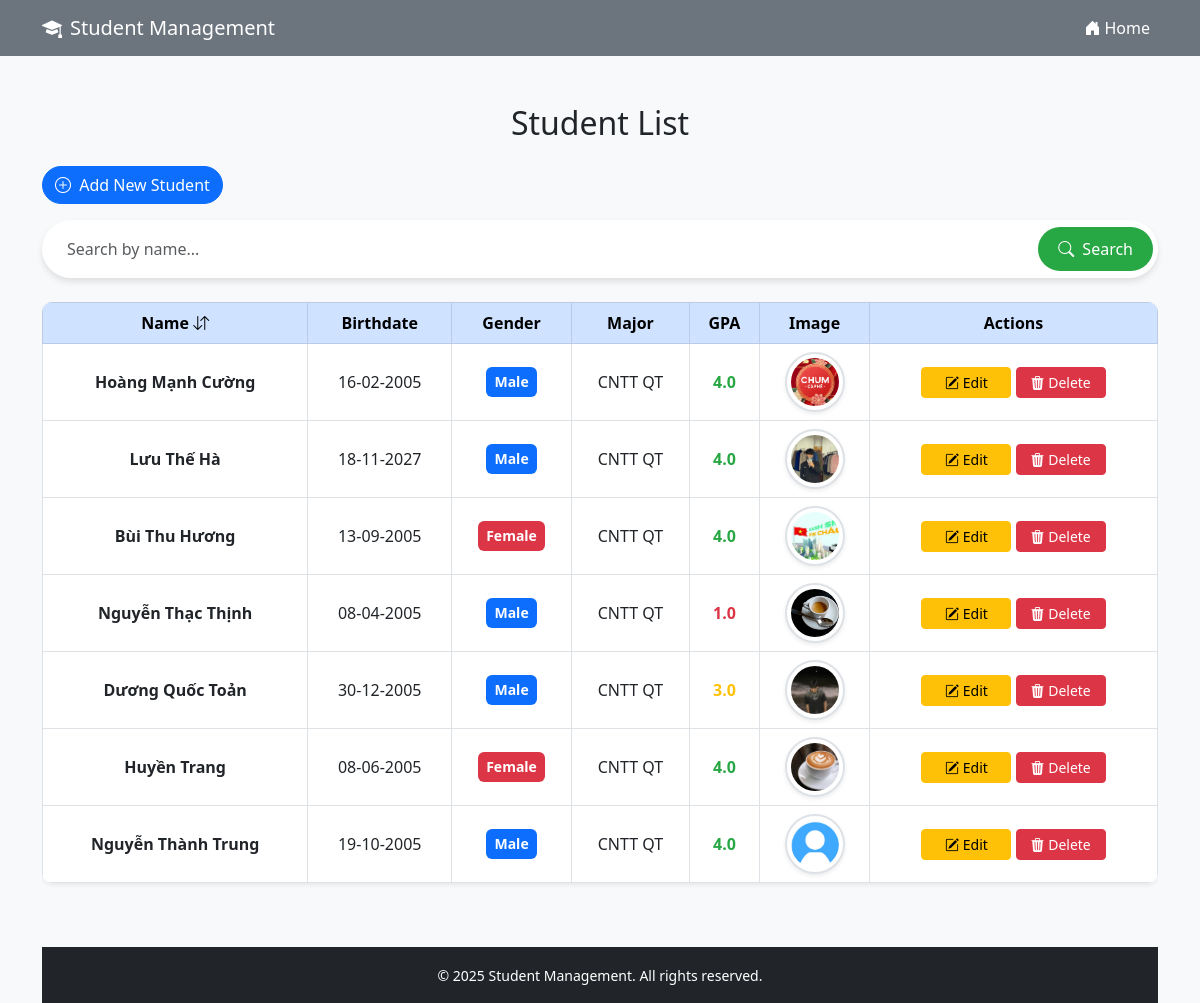
/students, run on the app's committed database.
### tables this page shows
CREATE TABLE students (
            id INTEGER PRIMARY KEY AUTOINCREMENT,
            name TEXT NOT NULL,
            birthdate TEXT,
            gender TEXT,
            department TEXT,
            gpa REAL
        , image TEXT);

### app.py (the view)
@app.route('/students')
def students():
    q = request.args.get('q', '')  # Lấy từ khoá tìm kiếm nếu có
    list_students = StudentController.get_students(q)
    return render_template('index.html', students=list_students)

### controller/student_controller.py (called while the page is built)
    @staticmethod
    def get_students(search_query=""):
        if search_query:
            return StudentModel.search_students(search_query)
        return StudentModel.get_students()

### model/student_model.py (called while the page is built)
    @staticmethod
    def get_students():
        with sqlite3.connect(DB_NAME) as conn:
            cursor = conn.cursor()
            cursor.execute("SELECT * FROM students")
            students = cursor.fetchall()
        formatted_students = []
        for student in students:
            student_id, name, birthdate, gender, department, gpa, image = student
            try:
                birthdate = datetime.strptime(birthdate, "%Y-%m-%d").strftime("%d-%m-%Y")
            except ValueError:
                pass  # Giữ nguyên nếu không thể chuyển đổi
            formatted_students.append((student_id, name, birthdate, gender, department, gpa, image))
        formatted_students.sort(key=lambda x: x[1].split()[-1])  # Lấy phần cuối cùng của tên
        return formatted_students

### templates/index.html (shortened to what this page needs)
<!DOCTYPE html>
<html lang="en">
<head>
  <link href="https://cdn.jsdelivr.net/npm/bootstrap@5.3.0/dist/css/bootstrap.min.css" rel="stylesheet">
  <link rel="stylesheet" href="https://cdn.jsdelivr.net/npm/bootstrap-icons@1.10.5/font/bootstrap-icons.css">
</head>
<body class="bg-light">
  <nav class="navbar navbar-expand-lg navbar-dark">
    <div class="container">
      <a class="navbar-brand" href="#">
        <i class="bi bi-mortarboard-fill me-2"></i>Student Management
      </a>
      <div class="collapse navbar-collapse" id="navbarNav">
        <ul class="navbar-nav ms-auto">
          <li class="nav-item">
            <a class="nav-link active" href="/">
              <i class="bi bi-house-door-fill me-1"></i>Home
            </a>
          </li>
        </ul>
      </div>
    </div>
  </nav>
  <div class="container mt-5">
    <h2 class="text-center mb-4">Student List</h2>
    <div class="row mb-3">
      <div class="col-md-6">
        <a href="/add" class="btn btn-primary btn-custom">
          <i class="bi bi-plus-circle me-1"></i> Add New Student
        </a>
      </div>
    </div>
    <form action="/students" method="GET" class="mb-4">
      <div class="search-container">
        <input type="search" class="form-control" name="q" placeholder="Search by name..." aria-label="Search">
        <button class="search-btn" type="submit">
          <i class="bi bi-search"></i> Search
        </button>
      </div>
    </form>
    <div class="table-responsive">
      <table class="table table-bordered table-hover align-middle shadow-sm" id="studentTable">
        <thead class="table-primary text-center">
          <tr>
            <th onclick="sortTable()" style="cursor: pointer;">
              Name
              <i class="bi bi-arrow-down-up"></i>
            </th>
            <th>Birthdate</th>
            <th>Gender</th>
            <th>Major</th>
            <th>GPA</th>
            <th>Image</th>
            <th>Actions</th>
          </tr>
        </thead>
        <tbody class="text-center">
          {% for student in students %}
          <tr class="align-middle">
            <td class="fw-semibold">{{ student[1] }}</td>
            <td>{{ student[2] }}</td>
            <td>
              {% if student[3] == 'Male' %}
                <span class="badge bg-primary p-2">{{ student[3] }}</span>
              {% else %}
                <span class="badge bg-danger p-2">{{ student[3] }}</span>
              {% endif %}
            </td>
            <td>{{ student[4] }}</td>
            <td>
              {% if student[5] >= 1.0 and student[5] <= 2.0 %}
                <span class="gpa-low">{{ student[5] }}</span>
              {% elif student[5] >= 2.1 and student[5] <= 3.0 %}
                <span class="gpa-medium">{{ student[5] }}</span>
              {% elif student[5] >= 3.1 and student[5] <= 4.0 %}
                <span class="gpa-high">{{ student[5] }}</span>
              {% else %}
                <span class="text-muted">{{ student[5] }}</span>
              {% endif %}
            </td>
            <td>
              {% if student[6] %}
                <img class="img-thumbnail rounded-circle shadow-sm" src="/static/uploads/{{ student[6] }}" alt="Student Image" data-bs-toggle="modal" data-bs-target="#imageModal{{ student[0] }}">
              {% else %}
                <span class="text-muted">No Image</span>
              {% endif %}
            </td>
            <td>
              <a href="/edit/{{ student[0] }}" class="btn btn-warning btn-sm btn-action">
                <i class="bi bi-pencil-square"></i> Edit
              </a>
              <a href="/delete/{{ student[0] }}" class="btn btn-danger btn-sm btn-action" onclick="return confirm('Are you sure?');">
                <i class="bi bi-trash3-fill"></i> Delete
              </a>
            </td>
          </tr>
          {% endfor %}
        </tbody>
      </table>
  </div>
  <footer class="bg-dark text-white text-center py-3 mt-5">
    <div class="container">
      <small>&copy; 2025 Student Management. All rights reserved.</small>
    </div>
  </footer>
</body>
</html>

### templates/index.html (style rules this page uses)
.img-thumbnail { width: 80px; height: 80px; object-fit: cover; border-radius: 50%; cursor: pointer; }
.btn-custom { border-radius: 50px; }
.btn-action { width: 90px; }
.navbar { background-color: #6c757d; }
.navbar-nav .nav-link { color: white !important; }
.img-thumbnail { width: 50px; height: 50px; object-fit: cover; border-radius: 50%; cursor: pointer; transition: transform 0.2s; }
.btn-action { width: 90px; transition: background-color 0.3s ease; }
.table-bordered { border-radius: 10px; overflow: hidden; }
.gpa-low { color: #dc3545; font-weight: bold; }
.gpa-medium { color: #ffc107; font-weight: bold; }
.gpa-high { color: #28a745; font-weight: bold; }
.img-thumbnail { width: 60px; height: 60px; object-fit: cover; cursor: pointer; transition: transform 0.2s; border: 2px solid #dee2e6; }
.badge { font-size: 14px; }
.btn-action { width: 90px; transition: background-color 0.3s ease-in-out; }
.search-container { display: flex; align-items: center; background: #ffffff; border-radius: 50px; padding: 5px; box-shadow: 0px 4px 6px rgba(0, 0, 0, 0.1); transition: all 0.3s ease-in-out; }
.search-container input { border: none; outline: none; padding: 12px 20px; border-radius: 50px; flex-grow: 1; font-size: 16px; transition: all 0.3s ease-in-out; }
.search-btn { background: #28a745; border: none; border-radius: 50px; padding: 10px 20px; color: white; font-size: 16px; display: flex; align-items: center; transition: all 0.3s ease-in-out; }
.search-btn i { margin-right: 8px; }

### data on the page
students: name "Hoàng Mạnh Cường", birthdate "16-02-2005", gender "Male", department "CNTT QT", gpa "4.0", image (picture)
students: name "Lưu Thế Hà", birthdate "18-11-2027", gender "Male", department "CNTT QT", gpa "4.0", image (picture)
students: name "Bùi Thu Hương", birthdate "13-09-2005", gender "Female", department "CNTT QT", gpa "4.0", image (picture)
students: name "Nguyễn Thạc Thịnh", birthdate "08-04-2005", gender "Male", department "CNTT QT", gpa "1.0", image (picture)
students: name "Dương Quốc Toản", birthdate "30-12-2005", gender "Male", department "CNTT QT", gpa "3.0", image (picture)
students: name "Huyền Trang", birthdate "08-06-2005", gender "Female", department "CNTT QT", gpa "4.0", image (picture)
students: name "Nguyễn Thành Trung", birthdate "19-10-2005", gender "Male", department "CNTT QT", gpa "4.0", image (picture)
